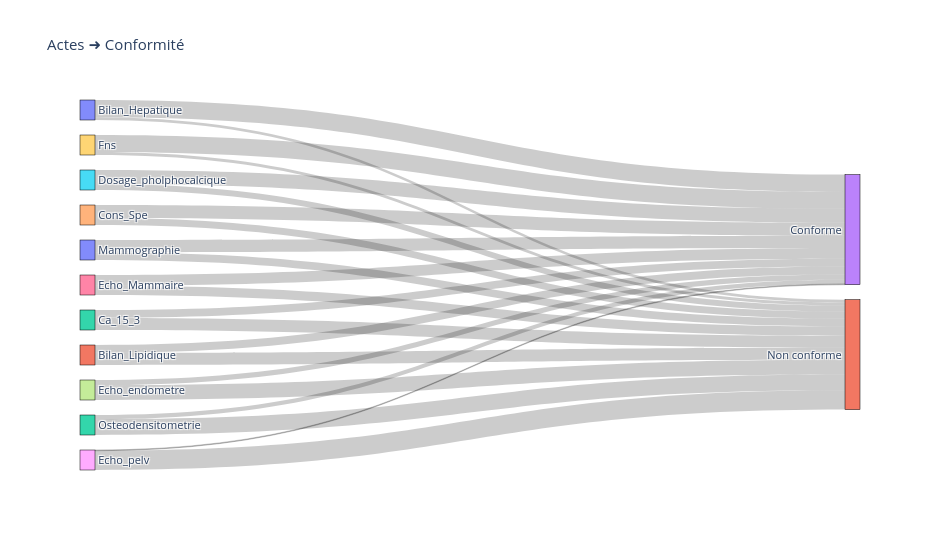

Write notebook code for a chart like this one.
### Code cell
# Diagramme 4 : Acte ➜ Conforme / Non conforme
df_long["conforme_str"] = df_long["conforme"].map({1: "Conforme", 0: "Non conforme"})

links_conform = (
    df_long
    .groupby(["Acte", "conforme_str"])
    .size()
    .reset_index(name="value")
    .rename(columns={"Acte": "source", "conforme_str": "target"})
)

sankey_from_df(links_conform, "Actes ➜ Conformité")

### Figure 1 — Plotly figure (JSON) as saved in the notebook; plotly's stock layout.template omitted (floating-point values rounded to 4 significant figures)
{"data": [{"arrangement": "snap", "link": {"source": [0, 0, 1, 1, 2, 2, 4, 4, 5, 5, 6, 6, 7, 7, 8, 8, 9, 9, 10, 10, 12, 12], "target": [3, 11, 3, 11, 3, 11, 3, 11, 3, 11, 3, 11, 3, 11, 3, 11, 3, 11, 3, 11, 3, 11], "value": [795, 125, 362, 558, 365, 555, 599, 321, 642, 278, 490, 430, 243, 677, 35, 885, 778, 142, 562, 358, 193, 727]}, "node": {"label": ["Bilan_Hepatique", "Bilan_Lipidique", "Ca_15_3", "Conforme", "Cons_Spe", "Dosage_pholphocalcique", "Echo_Mammaire", "Echo_endometre", "Echo_pelv", "Fns", "Mammographie", "Non conforme", "Osteodensitometrie"], "line": {"color": "black", "width": 0.5}, "pad": 15, "thickness": 15}, "type": "sankey"}], "layout": {"font": {"size": 11}, "height": 550, "title": {"text": "Actes ➜ Conformité"}, "width": 940}}
